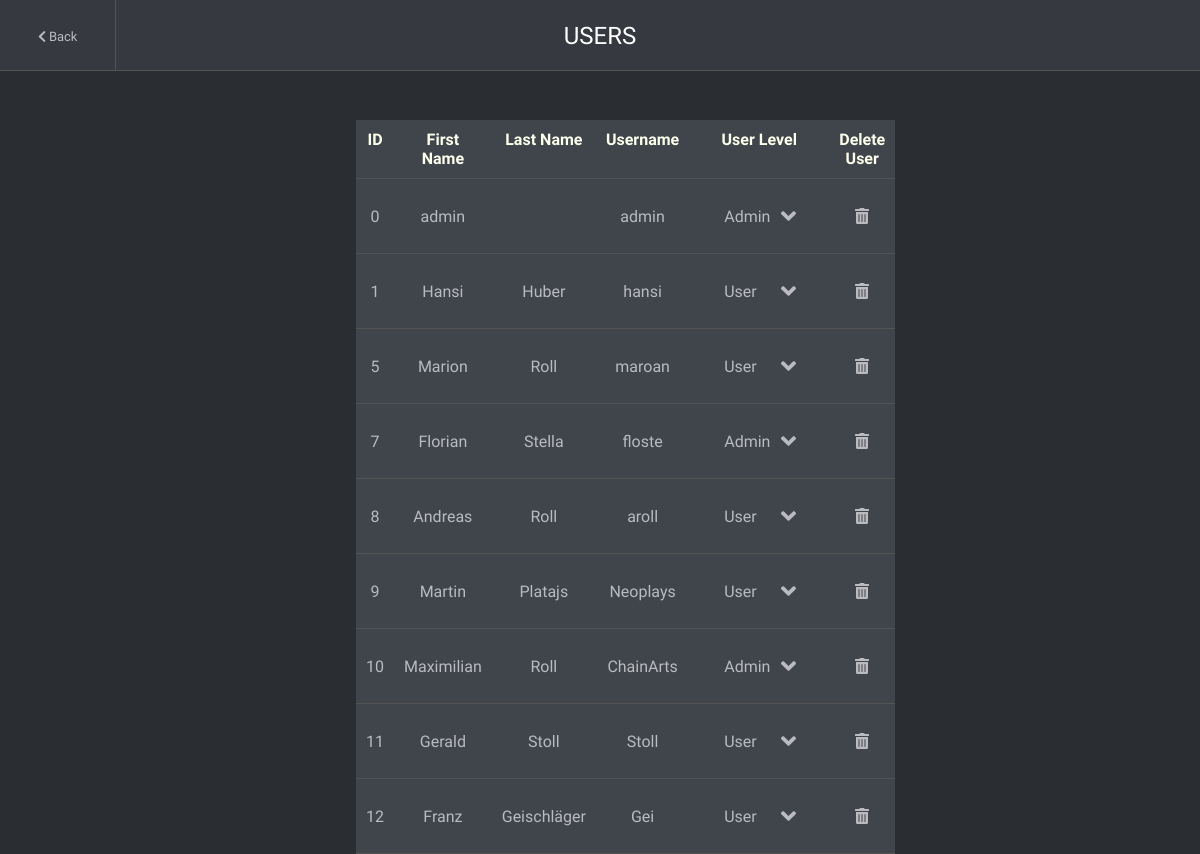
The page /users.php (signed in) on the database its author committed.
### tables this page shows
CREATE TABLE `userdata` (
  `usr_id` int(11) NOT NULL AUTO_INCREMENT,
  `username` varchar(45) DEFAULT NULL,
  `firstname` varchar(45) DEFAULT NULL,
  `lastname` varchar(45) DEFAULT NULL,
  `password` varchar(255) DEFAULT NULL,
  `usr_lvl` int(2) DEFAULT 0,
  PRIMARY KEY (`usr_id`)
);

### users.php (the view, shortened to what this page needs)
<?php
    include "config.php";
 ?>
<!DOCTYPE HTML>
<html>
<head>
    <link rel="stylesheet" type="text/css" href="style/style.css" />
    <link rel="stylesheet" href="https://cdnjs.cloudflare.com/ajax/libs/font-awesome/5.12.1/css/font-awesome.min.css">
</head>
<body>
    <div class="page-wrapper" id="page-wrapper">
        <div class="header">
        <div id="content-wrapper">
            <header id="header">
                <div class="header-main">
                   <div class="box-left">
                    <div class="btn_menu" onclick="window.location='<?php echo $_SESSION['LOC']?>'">
                        <span><i class="fas fa-chevron-left"></i> Back</span>
                    </div>
                  </div>
                  <div class="box-right">
                     USERS
                  </div>
                </div>
            </header>
            <div id=content>
                <table id=table style="margin: 50px 356px 50px 356px;">
                    <tr>
                        <th>ID</th>
                        <th>First Name</th>
                        <th>Last Name</th>
                        <th>Username</th>
                        <th>User Level</th>
                        <th>Delete User</th>
                    </tr>
                    <?php
                        $query = "SELECT Usr_ID, firstname, lastname, username, usr_lvl FROM userdata";
                        $result = $link-> query($query);
                        if($result->num_rows == 0){
                            echo "<tr><td colspan = '6'>No users found.</td></tr>";
                        }
                        else{
                            while ($row = $result-> fetch_assoc()){
                                $other = 0;
                                $show = 0;
                                if($row['usr_lvl'] == 1){
                                    $level = "Admin";
                                    $show = "User";
                                    $other = 0;
                                }
                                else{
                                    $level = "User";
                                    $show = "Admin";
                                    $other = 1;
                                }
                                echo "<tr><td>". $row['Usr_ID'] ."</td><td>". $row['firstname'] ."</td><td>". $row['lastname']. "</td><td>".$row['username']."</td><form method='post' action='". $_SERVER['PHP_SELF']. "'><td><select onchange=\"this.form.submit()\" name='level[]' class= \"ddown-small\"><option class=\"option\" value=\"".$row['usr_lvl']." \">".$level."&nbsp&nbsp&nbsp&nbsp&nbsp</option>
                                <option class=\"option\" value=\"".$other."  \">".$show." </option></select></td><td><a href=\"user_del?id=".$row['Usr_ID']."\"><i class=\"fas fa-trash-alt\"></i></a></td></tr>";
                            }
                        }
                         ?>
                </table>
            </div>
        </div>
    </div>
    </div>
</body>

### style/style.css (style rules this page uses)
* { margin: 0; padding: 0; border: 0; outline: 0; font-size: 100%; vertical-align: baseline; text-decoration: none !important; font-family: 'Source Sans Pro', sans-serif; user-select: none; }
*::before { box-sizing: inherit; }
*::after { box-sizing: inherit; }
html { min-height: 100%; max-width: 100%; overflow: hidden; font-family: 'Source Sans Pro', sans-serif; color: #b9bbbe; }
body { top: 0; left: 0; background-color: #2a2d32; text-rendering: optimizeLegibility; }
.page-wrapper { position: relative; width: 100vw; min-height: 100%; background: #2a2d32; background-color: #2a2d32; z-index: 2; transition: -webkit-transform 0.40s ease-in-out; transition: transform 0.40s ease-in-out; animation: fadeIn .25s ease-out forwards; overflow-y: auto; }
#header { position: fixed; top: 0; left: 0; width: 100%; height: 70px; line-height: 73px; font-size: 13px; font-weight: 400; background-color: #36393f; z-index: 2; transition: margin-left .3s ease-in-out; }
#header .header-main { position: relative; display: flex; height: 70px; border-bottom: 1px solid #535353; }
.btn_menu { min-width: 115px; height: 70px; border-right: 1px solid #535353; cursor: pointer; overflow: hidden; transition: all 0.3s ease-in-out; text-align: center; z-index: 0; }
.box-right { display: flex; justify-content: center; margin-right: 116px; flex: 1; font-family: 'Raleway', sans-serif; font-size: 24px; color: #FFF; font-weight: 200; -webkit-user-select: none; -moz-user-select: none; -ms-user-select: none; user-select: none; text-align: center; }
#content-wrapper { display:flex; transition: all .40s ease-in-out; z-index: 300; transform: translateX(0px); visibility: visible; padding-top: 70px; }
#content-wrapper::before { content: ''; display: flex; position: absolute; top: 0; left: 0; width: 100%; height: 100%; background-color: rgba(0,0,0,0.5); z-index: 300; opacity: 0; visibility: hidden; transition: all 0.40s ease-in-out; }
#content { z-index: 0; transition: all 0.40s ease-in-out; height: calc(100vh - 70px); width: 100vw; }
.ddown-small { min-width: 100px !important; align-content: center; padding: 15px; min-height: 50px; margin: 2px 10px 2px 10px; transition: all .25s; color:#b9bbbe; cursor: pointer; -webkit-appearance: none; -moz-appearance: none; appearance: none; background: #40444b url(angle-down-solid.svg) 85% / 15% no-repeat !important; }
.option { background-color: #40444b; color:#b9bbbe; }
table { border-collapse: collapse; border-spacing: 0; background-color: transparent; padding: 0px !important; transition: all .25s; width: calc(100vw-232px); margin: 25px 116px 25px 116px; }
tr { background-color: #40444b; transition: background-color .25s; }
table, th, td { padding: 10px; text-align: center; font-size: 16px; border-bottom: 1px solid #535353; }
tr:not(:last-child) { border-bottom: 1px solid #535353; }
th { width: 15vw; cursor: pointer; transition: all .2s ease-out; background-color: #40444b;; font-weight: 600; color: #FCFFEB; }
.fa-trash-alt { color: #b9bbbe; }

### rows shown on the page
userdata: usr_id "0", firstname "admin", username "admin", usr_lvl "Admin"
userdata: usr_id "1", firstname "Hansi", lastname "Huber", username "hansi", usr_lvl "User"
userdata: usr_id "5", firstname "Marion", lastname "Roll", username "maroan", usr_lvl "User"
userdata: usr_id "7", firstname "Florian", lastname "Stella", username "floste", usr_lvl "Admin"
userdata: usr_id "8", firstname "Andreas", lastname "Roll", username "aroll", usr_lvl "User"
userdata: usr_id "9", firstname "Martin", lastname "Platajs", username "Neoplays", usr_lvl "User"
userdata: usr_id "10", firstname "Maximilian", lastname "Roll", username "ChainArts", usr_lvl "Admin"
userdata: usr_id "11", firstname "Gerald", lastname "Stoll", username "Stoll", usr_lvl "User"
userdata: usr_id "12", firstname "Franz", lastname "Geischläger", username "Gei", usr_lvl "User"
